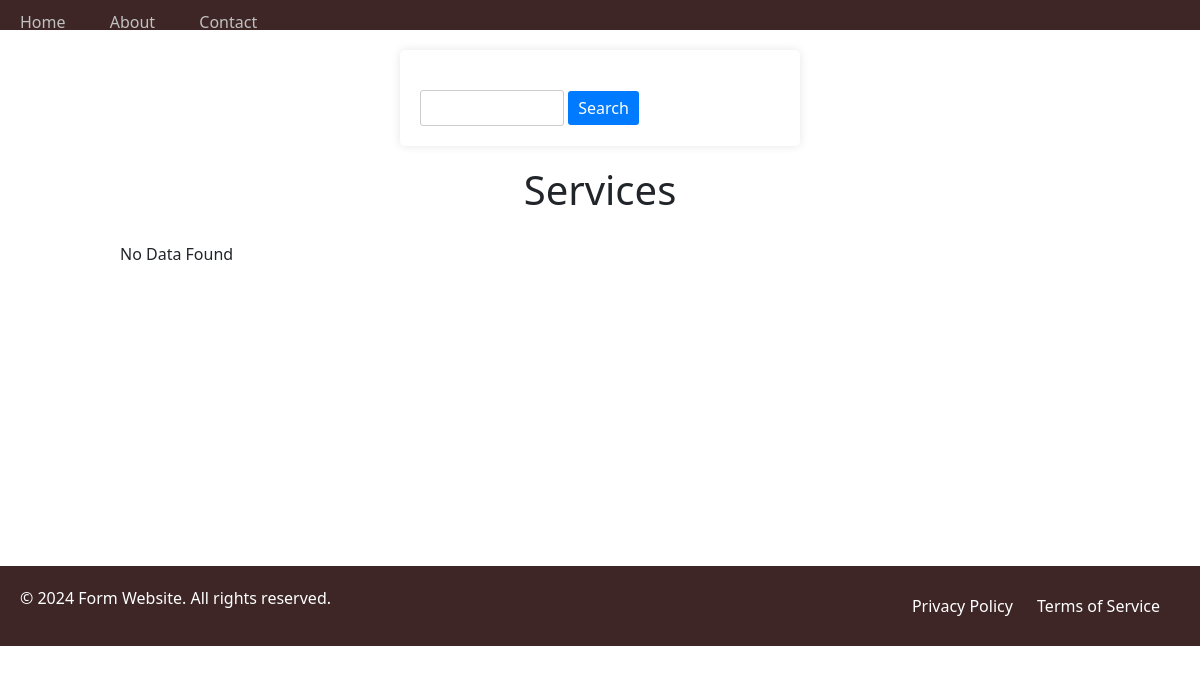
The page /service/ on the database as committed earlier.
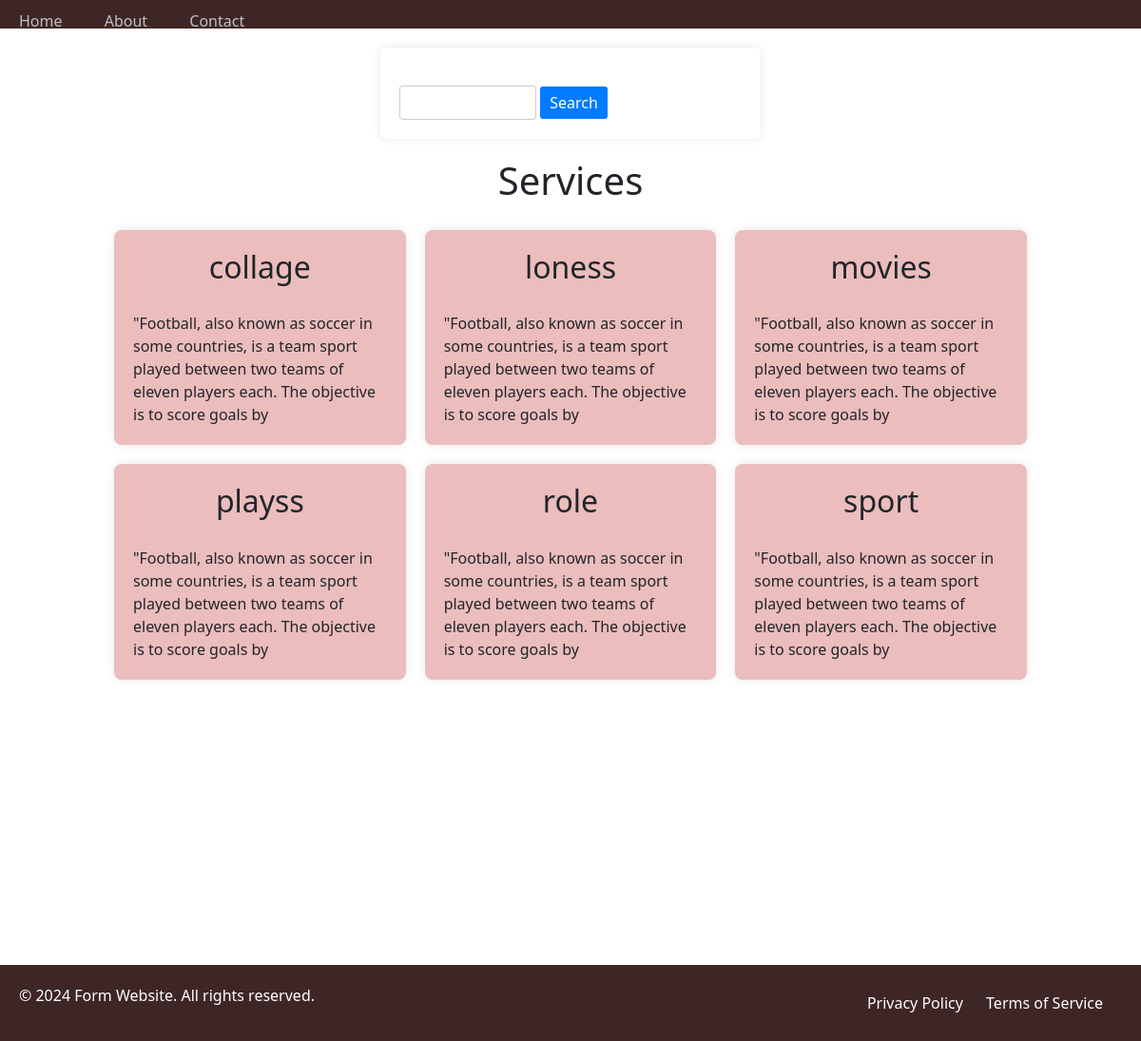
The same page on the database as committed later.
### service/models.py (models this page shows)
class ServiceItem(models.Model):
    icon = models.CharField(max_length=20)
    title = models.CharField(max_length=15)
    dis = models.TextField(max_length=150)

### onepageweb/views.py (the view)
# urls.py: path("service/",views.service_view,name='service_view'),
def service_view(request):
    servicedata = ServiceItem.objects.all().order_by('title')
    st = request.GET.get("titlename")
    if st:
        servicedata = ServiceItem.objects.filter(title__icontains=st)
    data = {
        'servicedata': servicedata,
        'search_term': st,  # Pass the search term to the template
    }
    return render(request, "service.html", data)

### templates/service.html (shortened to what this page needs)
<!DOCTYPE html>
<html lang="en">
<head>
    <link rel="stylesheet" href="/static/form.css">
    <link rel="stylesheet" href="/static/header.css">
    <link rel="stylesheet" href="/static/footer.css">
    <link rel="stylesheet" href="/static/service.css">
    <link href="https://cdn.jsdelivr.net/npm/bootstrap@5.3.0-alpha1/dist/css/bootstrap.min.css" rel="stylesheet">
</head>
<body>
    <nav>
        <ul>
            <li><a href="#">Home</a></li>
            <li><a href="#">About</a></li>
            <li><a href="#">Contact</a></li>
        </ul>
    </nav>
    <div id="okk">
        <form action="{% url 'service_view' %}" method="GET">
            <input type="text" name="titlename" style="padding: 5px; border: 1px solid #ccc; border-radius: 3px; width: 40%; margin-top: 20px;">
            <button type="submit" style="padding: 5px 10px; background-color: #007bff; color: #fff; border: none; border-radius: 3px; cursor: pointer;">Search</button>
        </form>
        <div class="col-12">
            <h1>Services</h1>
            {% for n in servicedata %}
            <div>
                <h2 name="titlename">
                    {% if search_term %}
                        {% with n.title as title %}
                            {% with search_term as term %}
                                {{ title|truncatechars_html:100|safe }}
                            {% endwith %}
                        {% endwith %}
                    {% else %}
                        {{ n.title }}
                    {% endif %}
                </h2>
                {{ n.dis | safe }}
            </div>
            {% empty %}
            No Data Found
            {% endfor %}
        </div>
    </div>
    {% include "footer.html" %}
</body>
</html>

### templates/footer.html
<footer>
    <div class="footer-content">
      <p>&copy; 2024 Form Website. All rights reserved.</p>
      <ul>
        <li><a href="#">Privacy Policy</a></li>
        <li><a href="#">Terms of Service</a></li>
      </ul>
    </div>
  </footer>
</body>
</html>

### static/form.css (style rules this page uses)
body { font-family: Arial, sans-serif; margin: 0; padding: 0; background-color: #f4f4f4; }
form { max-width: 400px; margin: 20px auto; background: #fff; padding: 20px; border-radius: 5px; box-shadow: 0px 0px 10px 0px rgba(0, 0, 0, 0.1); }
input[type="text"], input[type="email"], input[type="password"], select, input[type="date"] { width: 100%; padding: 10px; border: 1px solid #ccc; border-radius: 5px; box-sizing: border-box; }

### static/header.css (style rules this page uses)
body { margin: 0; font-family: Arial, sans-serif; background-color: #c91c1c; }
nav { background-color: #333; color: #fff; padding: 10px; }
nav ul { list-style-type: none; padding: 0; margin: 0; }
nav ul li { display: inline; margin-right: 20px; }
nav ul li a { color: #000000; text-decoration: none; }

### static/footer.css (style rules this page uses)
footer { background-color: #333; padding-top: 200px; color: #fff; text-align: center; padding: 20px; }
.footer-content { display: flex; justify-content: space-between; align-items: center; }
.footer-content ul { list-style-type: none; padding: 0; margin: 0; }
.footer-content ul li { display: inline; margin-right: 20px; }
.footer-content ul li a { color: #fff; text-decoration: none; }

### static/service.css (style rules this page uses)
.col-12 { width: 80%; display: grid; grid-template-columns: repeat(3, 1fr); grid-template-rows: repeat(2, auto); gap: 20px; }
#okk { width: 80%; margin: auto; }
.col-12 > div { background-color: #c47f7f; padding: 20px; border-radius: 8px; box-shadow: 0 0 10px rgba(0, 0, 0, 0.1); }
h1 { grid-column: 1 / -1; text-align: center; margin-bottom: 20px; }
body { font-family: Arial, sans-serif; margin: 0; }
nav { background-color: rgb(62, 38, 38); height: 30px; }
nav ul { list-style-type: none; padding: 0; margin: 0; }
nav ul li { display: inline; }
nav ul li a { text-decoration: none; padding: 10px; color: #c1c1c1; }
.col-12 { display: grid; margin: auto; padding-bottom: 300px; grid-template-columns: repeat(3, 1fr); grid-template-rows: repeat(2, auto); gap: 20px; }
.col-12 > div > h2 { text-align: center; padding-bottom: 20px; }
.col-12 > div { background-color: #ebbdbd; padding: 20px; border-radius: 8px; box-shadow: 0 0 10px rgba(0, 0, 0, 0.1); }
footer { background-color: rgb(62, 38, 38); }

Rows that differ between the two databases and show on the page:
added ServiceItem: title "collage", dis "\"Football, also known as soccer in some countries, is a team sport played between two teams of eleven players each. The objective is to score goals by"
added ServiceItem: title "loness", dis "\"Football, also known as soccer in some countries, is a team sport played between two teams of eleven players each. The objective is to score goals by"
added ServiceItem: title "movies", dis "\"Football, also known as soccer in some countries, is a team sport played between two teams of eleven players each. The objective is to score goals by"
added ServiceItem: title "playss", dis "\"Football, also known as soccer in some countries, is a team sport played between two teams of eleven players each. The objective is to score goals by"
added ServiceItem: title "role", dis "\"Football, also known as soccer in some countries, is a team sport played between two teams of eleven players each. The objective is to score goals by"
added ServiceItem: title "sport", dis "\"Football, also known as soccer in some countries, is a team sport played between two teams of eleven players each. The objective is to score goals by"
Other text that changed with them:
text no longer shown: "No Data Found"
